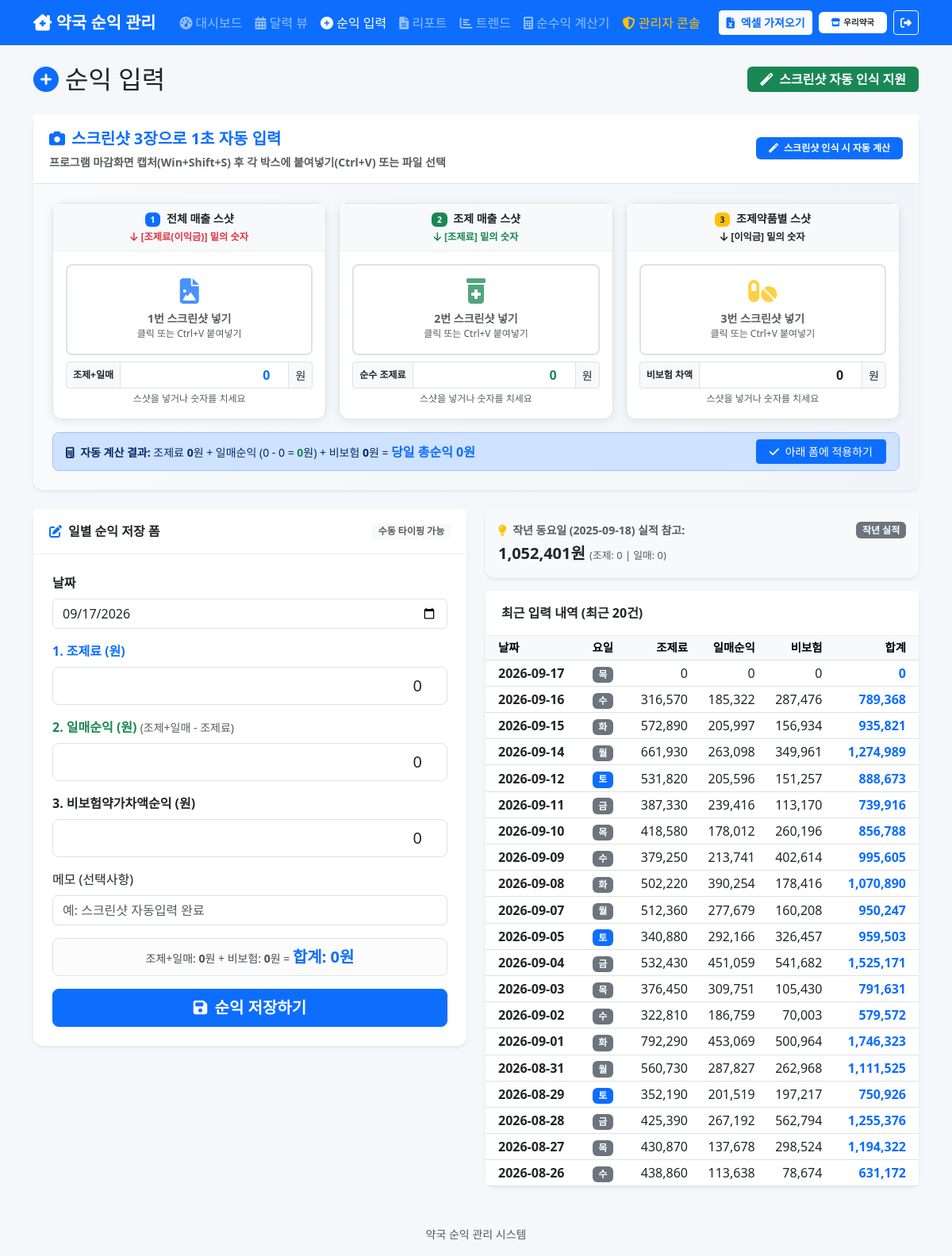
Screenshot of /input (signed in) with the database file from the repository.
### tables this page shows
CREATE TABLE daily_profit (
            id INTEGER PRIMARY KEY AUTOINCREMENT,
            date TEXT NOT NULL UNIQUE,
            day_of_week TEXT NOT NULL,
            dispensing_fee INTEGER DEFAULT 0,
            daily_net_profit INTEGER DEFAULT 0,
            dispensing_plus_daily INTEGER DEFAULT 0,
            non_insurance_margin INTEGER DEFAULT 0,
            total INTEGER DEFAULT 0,
            memo TEXT,
            created_at TEXT DEFAULT (datetime('now', 'localtime')),
            updated_at TEXT DEFAULT (datetime('now', 'localtime'))
        , user_id INTEGER DEFAULT 1);

### app.py (the view, shortened to what this page needs)
@app.route('/input', methods=['GET', 'POST'])
@login_required
def input_sales():
    user_id = session['user_id']
    conn = get_db()
    recent = conn.execute('''
        SELECT * FROM daily_profit WHERE user_id = ? ORDER BY date DESC LIMIT 20
    ''', (user_id,)).fetchall()
    today = datetime.date.today().isoformat()
    yoy_day = get_yoy_day_comparison(conn, user_id)
    conn.close()
    return render_template('input.html', today=today, recent_sales=recent, yoy_day=yoy_day)

### templates/input.html (shortened to what this page needs)
{% extends 'base.html' %}
{% block content %}
<div class="d-flex justify-content-between align-items-center mb-4">
    <h2 class="mb-0"><i class="fas fa-plus-circle text-primary me-2"></i>순익 입력</h2>
    <span class="badge bg-success px-3 py-2 fs-6"><i class="fas fa-magic me-1"></i> 스크린샷 자동 인식 지원</span>
</div>
<div class="card border-0 shadow-sm mb-4" style="background: linear-gradient(to right, #f8fafc, #f1f5f9);">
    <div class="card-header bg-white border-bottom d-flex justify-content-between align-items-center py-3">
        <div>
            <span class="fw-bold fs-5 text-primary"><i class="fas fa-camera me-2"></i>스크린샷 3장으로 1초 자동 입력</span>
            <small class="text-muted d-block mt-1">프로그램 마감화면 캡처(Win+Shift+S) 후 각 박스에 붙여넣기(Ctrl+V) 또는 파일 선택</small>
        </div>
        <span class="badge bg-primary text-white px-3 py-2">
            <i class="fas fa-magic me-1"></i> 스크린샷 인식 시 자동 계산
        </span>
    </div>
    <div class="card-body p-4">
        <div class="row g-3 mb-3">
            <div class="col-md-4">
                <div class="card h-100 border ocr-slot" id="slot1Card" tabindex="0">
                    <div class="card-header bg-light py-2 text-center small fw-bold">
                        <span class="badge bg-primary me-1">1</span> 전체 매출 스샷
                        <div class="text-danger small mt-1"><i class="fas fa-arrow-down me-1"></i><strong>[조제료(이익금)]</strong> 밑의 숫자</div>
                    </div>
                    <div class="card-body p-3 text-center">
                        <div class="drop-zone py-3 border border-2 border-dashed rounded-3 mb-2" id="drop1" onclick="document.getElementById('file1').click()">
                            <i class="fas fa-file-image fa-2x text-primary mb-2 opacity-75"></i>
                            <div class="small text-muted fw-bold">1번 스크린샷 넣기</div>
                            <div class="small text-muted" style="font-size: 0.75rem;">클릭 또는 Ctrl+V 붙여넣기</div>
                        </div>
                        <div class="input-group input-group-sm">
                            <span class="input-group-text bg-light fw-bold small" style="font-size: 0.75rem;">조제+일매</span>
                            <input type="number" class="form-control text-end fw-bold text-primary fs-6" id="val1" value="0" placeholder="직접 입력 가능" oninput="recalcFromShots()">
                            <span class="input-group-text">원</span>
                        </div>
                        <small class="text-muted d-block mt-1" id="status1" style="font-size: 0.75rem;">스샷을 넣거나 숫자를 치세요</small>
                    </div>
                </div>
            </div>
            <div class="col-md-4">
                <div class="card h-100 border ocr-slot" id="slot2Card" tabindex="0">
                    <div class="card-header bg-light py-2 text-center small fw-bold">
                        <span class="badge bg-success me-1">2</span> 조제 매출 스샷
                        <div class="text-success small mt-1"><i class="fas fa-arrow-down me-1"></i><strong>[조제료]</strong> 밑의 숫자</div>
                    </div>
                    <div class="card-body p-3 text-center">
                        <div class="drop-zone py-3 border border-2 border-dashed rounded-3 mb-2" id="drop2" onclick="document.getElementById('file2').click()">
                            <i class="fas fa-prescription-bottle-alt fa-2x text-success mb-2 opacity-75"></i>
                            <div class="small text-muted fw-bold">2번 스크린샷 넣기</div>
                            <div class="small text-muted" style="font-size: 0.75rem;">클릭 또는 Ctrl+V 붙여넣기</div>
                        </div>
                        <div class="input-group input-group-sm">
                            <span class="input-group-text bg-light fw-bold small" style="font-size: 0.75rem;">순수 조제료</span>
                            <input type="number" class="form-control text-end fw-bold text-success fs-6" id="val2" value="0" placeholder="직접 입력 가능" oninput="recalcFromShots()">
                            <span class="input-group-text">원</span>
                        </div>
                        <small class="text-muted d-block mt-1" id="status2" style="font-size: 0.75rem;">스샷을 넣거나 숫자를 치세요</small>
                    </div>
                </div>
            </div>
            <div class="col-md-4">
                <div class="card h-100 border ocr-slot" id="slot3Card" tabindex="0">
                    <div class="card-header bg-light py-2 text-center small fw-bold">
                        <span class="badge bg-warning text-dark me-1">3</span> 조제약품별 스샷
                        <div class="text-dark small mt-1"><i class="fas fa-arrow-down me-1"></i><strong>[이익금]</strong> 밑의 숫자</div>
                    </div>
                    <div class="card-body p-3 text-center">
                        <div class="drop-zone py-3 border border-2 border-dashed rounded-3 mb-2" id="drop3" onclick="document.getElementById('file3').click()">
                            <i class="fas fa-pills fa-2x text-warning mb-2 opacity-75"></i>
                            <div class="small text-muted fw-bold">3번 스크린샷 넣기</div>
                            <div class="small text-muted" style="font-size: 0.75rem;">클릭 또는 Ctrl+V 붙여넣기</div>
                        </div>
                        <div class="input-group input-group-sm">
                            <span class="input-group-text bg-light fw-bold small" style="font-size: 0.75rem;">비보험 차액</span>
                            <input type="number" class="form-control text-end fw-bold text-dark fs-6" id="val3" value="0" placeholder="직접 입력 가능" oninput="recalcFromShots()">
                            <span class="input-group-text">원</span>
                        </div>
                        <small class="text-muted d-block mt-1" id="status3" style="font-size: 0.75rem;">스샷을 넣거나 숫자를 치세요</small>
                    </div>
                </div>
            </div>
        </div>
        <div class="alert alert-primary mb-0 d-flex flex-wrap justify-content-between align-items-center py-2 px-3">
            <div class="small">
                <strong><i class="fas fa-calculator me-1"></i> 자동 계산 결과:</strong>
                조제료 <strong id="calcDispensingText">0</strong>원 +
                일매순익 (<span id="calcSubFormula">0 - 0</span> = <strong id="calcDailyText" class="text-success">0</strong>원) +
                비보험 <strong id="calcNonInsText">0</strong>원 =
                <span class="fs-6 fw-bold text-primary">당일 총순익 <span id="calcTotalText">0</span>원</span>
            </div>
            <button type="button" class="btn btn-primary btn-sm px-3" onclick="applyToForm()">
                <i class="fas fa-check me-1"></i> 아래 폼에 적용하기
            </button>
        </div>
    </div>
</div>
<div class="row">
    <div class="col-md-6">
        <div class="card border-0 shadow-sm">
            <div class="card-header bg-white fw-bold d-flex justify-content-between align-items-center">
                <span><i class="fas fa-edit text-primary me-2"></i>일별 순익 저장 폼</span>
                <span class="badge bg-light text-muted">수동 타이핑 가능</span>
            </div>
            <div class="card-body p-4">
                <form method="POST" action="/input">
                    <div class="mb-3">
                        <label for="date" class="form-label fw-bold">날짜</label>
                        <input type="date" class="form-control" id="date" name="date" required value="{{ today }}">
                    </div>
                    <div class="mb-3">
                        <label for="dispensing_fee" class="form-label fw-bold text-primary">1. 조제료 (원)</label>
                        <input type="number" class="form-control form-control-lg text-end" id="dispensing_fee" name="dispensing_fee"
                               value="{{ edit_sale.dispensing_fee if edit_sale else 0 }}" min="0" required>
                    </div>
                    <div class="mb-3">
                        <label for="daily_net_profit" class="form-label fw-bold text-success">2. 일매순익 (원) <small class="text-muted fw-normal">(조제+일매 - 조제료)</small></label>
                        <input type="number" class="form-control form-control-lg text-end" id="daily_net_profit" name="daily_net_profit"
                               value="{{ edit_sale.daily_net_profit if edit_sale else 0 }}" min="0" required>
                    </div>
                    <div class="mb-3">
                        <label for="non_insurance_margin" class="form-label fw-bold text-warning text-dark">3. 비보험약가차액순익 (원)</label>
                        <input type="number" class="form-control form-control-lg text-end" id="non_insurance_margin" name="non_insurance_margin"
                               value="{{ edit_sale.non_insurance_margin if edit_sale else 0 }}" min="0" required>
                    </div>
                    <div class="mb-3">
                        <label for="memo" class="form-label">메모 (선택사항)</label>
                        <input type="text" class="form-control" id="memo" name="memo"
                               value="{{ edit_sale.memo if edit_sale else '' }}" placeholder="예: 스크린샷 자동입력 완료">
                    </div>
                    <div class="alert alert-light border py-2 mb-3 text-center">
                        <small>
                            조제+일매: <strong id="previewDpd">0</strong>원 +
                            비보험: <strong id="previewNim">0</strong>원 =
                            <span class="fs-5 fw-bold text-primary">합계: <strong id="previewTotal">0</strong>원</span>
                        </small>
                    </div>
                    <button type="submit" class="btn btn-primary btn-lg w-100 fw-bold shadow-sm">
                        <i class="fas fa-save me-1"></i> 순익 저장하기
                    </button>
                </form>
            </div>
        </div>
    </div>
    <div class="col-md-6">
        {% if yoy_day %}
        <div class="card border-0 shadow-sm mb-3 bg-light">
            <div class="card-body p-3">
                <div class="d-flex justify-content-between align-items-center">
                    <small class="fw-bold text-muted"><i class="fas fa-lightbulb text-warning me-1"></i> 작년 동요일 ({{ yoy_day.yoy_date }}) 실적 참고:</small>
                    <span class="badge bg-secondary">작년 실적</span>
                </div>
                <div class="fs-5 fw-bold text-dark mt-1">
                    {{ "{:,}".format(yoy_day.yoy_total) }}원
                    <small class="text-muted fw-normal" style="font-size: 0.8rem;">
                        (조제: {{ "{:,}".format(yoy_day.current_dispensing) }} | 일매: {{ "{:,}".format(yoy_day.current_daily) }})
                    </small>
                </div>
            </div>
        </div>
        {% endif %}
        <div class="card border-0 shadow-sm">
            <div class="card-header bg-white fw-bold">최근 입력 내역 (최근 20건)</div>
            <div class="card-body p-0">
                <div class="table-responsive">
                    <table class="table table-sm table-hover mb-0 align-middle">
                        <thead class="table-light">
                            <tr>
                                <th class="ps-3">날짜</th>
                                <th>요일</th>
                                <th class="text-end">조제료</th>
                                <th class="text-end">일매순익</th>
                                <th class="text-end">비보험</th>
                                <th class="text-end pe-3">합계</th>
                            </tr>
                        </thead>
                        <tbody>
                            {% for sale in recent_sales %}
                            <tr>
                                <td class="ps-3 fw-bold">{{ sale.date }}</td>
                                <td><span class="badge {% if sale.day_of_week == '토' %}bg-primary{% else %}bg-secondary{% endif %}">{{ sale.day_of_week }}</span></td>
                                <td class="text-end">{{ "{:,}".format(sale.dispensing_fee) }}</td>
                                <td class="text-end">{{ "{:,}".format(sale.daily_net_profit) }}</td>
                                <td class="text-end">{{ "{:,}".format(sale.non_insurance_margin) }}</td>
                                <td class="text-end pe-3 fw-bold text-primary">{{ "{:,}".format(sale.total) }}</td>
                            </tr>
                            {% endfor %}
                        </tbody>
                    </table>
                </div>
            </div>
        </div>
    </div>
</div>
{% endblock %}

### rows the page displays
daily_profit: yoy_date "2025-09-18", yoy_total "1,052,401"
daily_profit: date "2026-09-17", day_of_week "목", dispensing_fee "0", daily_net_profit "0", non_insurance_margin "0", total "0"
daily_profit: date "2026-09-16", day_of_week "수", dispensing_fee "316,570", daily_net_profit "185,322", non_insurance_margin "287,476", total "789,368"
daily_profit: date "2026-09-15", day_of_week "화", dispensing_fee "572,890", daily_net_profit "205,997", non_insurance_margin "156,934", total "935,821"
daily_profit: date "2026-09-14", day_of_week "월", dispensing_fee "661,930", daily_net_profit "263,098", non_insurance_margin "349,961", total "1,274,989"
daily_profit: date "2026-09-12", day_of_week "토", dispensing_fee "531,820", daily_net_profit "205,596", non_insurance_margin "151,257", total "888,673"
daily_profit: date "2026-09-11", day_of_week "금", dispensing_fee "387,330", daily_net_profit "239,416", non_insurance_margin "113,170", total "739,916"
daily_profit: date "2026-09-10", day_of_week "목", dispensing_fee "418,580", daily_net_profit "178,012", non_insurance_margin "260,196", total "856,788"
daily_profit: date "2026-09-09", day_of_week "수", dispensing_fee "379,250", daily_net_profit "213,741", non_insurance_margin "402,614", total "995,605"
daily_profit: date "2026-09-08", day_of_week "화", dispensing_fee "502,220", daily_net_profit "390,254", non_insurance_margin "178,416", total "1,070,890"
daily_profit: date "2026-09-07", day_of_week "월", dispensing_fee "512,360", daily_net_profit "277,679", non_insurance_margin "160,208", total "950,247"
daily_profit: date "2026-09-05", day_of_week "토", dispensing_fee "340,880", daily_net_profit "292,166", non_insurance_margin "326,457", total "959,503"
daily_profit: date "2026-09-04", day_of_week "금", dispensing_fee "532,430", daily_net_profit "451,059", non_insurance_margin "541,682", total "1,525,171"
daily_profit: date "2026-09-03", day_of_week "목", dispensing_fee "376,450", daily_net_profit "309,751", non_insurance_margin "105,430", total "791,631"
daily_profit: date "2026-09-02", day_of_week "수", dispensing_fee "322,810", daily_net_profit "186,759", non_insurance_margin "70,003", total "579,572"
daily_profit: date "2026-09-01", day_of_week "화", dispensing_fee "792,290", daily_net_profit "453,069", non_insurance_margin "500,964", total "1,746,323"
daily_profit: date "2026-08-31", day_of_week "월", dispensing_fee "560,730", daily_net_profit "287,827", non_insurance_margin "262,968", total "1,111,525"
daily_profit: date "2026-08-29", day_of_week "토", dispensing_fee "352,190", daily_net_profit "201,519", non_insurance_margin "197,217", total "750,926"
daily_profit: date "2026-08-28", day_of_week "금", dispensing_fee "425,390", daily_net_profit "267,192", non_insurance_margin "562,794", total "1,255,376"
daily_profit: date "2026-08-27", day_of_week "목", dispensing_fee "430,870", daily_net_profit "137,678", non_insurance_margin "298,524", total "1,194,322"
daily_profit: date "2026-08-26", day_of_week "수", dispensing_fee "438,860", daily_net_profit "113,638", non_insurance_margin "78,674", total "631,172"

### other values shown
{{ session.get('pharmacy_name', '약국') }} "우리약국"
{{ "{:,}".format(yoy_day.current_dispensing) }} "0"
{{ "{:,}".format(yoy_day.current_daily) }} "0"
